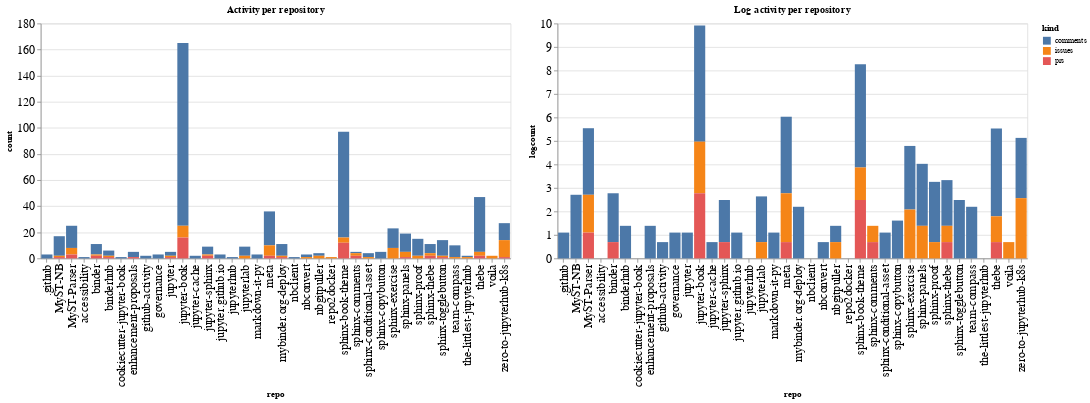

The notebook cell saved with this chart:
### Code cell
ch1 = alt.Chart(repo_summaries, width=600, title="Activity per repository").mark_bar().encode(
    x='repo',
    y='count',
    color='kind',
    tooltip="kind"
)

ch2 = alt.Chart(repo_summaries, width=600, title="Log activity per repository").mark_bar().encode(
    x='repo',
    y='logcount',
    color='kind',
    tooltip="kind"
)

ch1 | ch2

### Figure 1 — Vega-Lite specification as saved in the notebook (floating-point values rounded to 4 significant figures)
{"config": {"axisLeft": {"labelFontSize": 15}, "axisBottom": {"labelFontSize": 15}}, "hconcat": [{"mark": "bar", "encoding": {"color": {"type": "nominal", "field": "kind"}, "tooltip": {"type": "nominal", "field": "kind"}, "x": {"type": "nominal", "field": "repo"}, "y": {"type": "quantitative", "field": "count"}}, "title": "Activity per repository", "width": 600}, {"mark": "bar", "encoding": {"color": {"type": "nominal", "field": "kind"}, "tooltip": {"type": "nominal", "field": "kind"}, "x": {"type": "nominal", "field": "repo"}, "y": {"type": "quantitative", "field": "logcount"}}, "title": "Log activity per repository", "width": 600}], "data": {"name": "data-4e7b418f88d78a2ad21470764be19796"}, "$schema": "https://vega.github.io/schema/vega-lite/v4.8.1.json", "datasets": {"data-4e7b418f88d78a2ad21470764be19796": [{"repo": ".github", "kind": "comments", "count": 3, "logcount": 1.099}, {"repo": "MyST-NB", "kind": "comments", "count": 15, "logcount": 2.708}, {"repo": "MyST-NB", "kind": "issues", "count": 1, "logcount": 0.0}, {"repo": "MyST-NB", "kind": "prs", "count": 1, "logcount": 0.0}, {"repo": "MyST-Parser", "kind": "comments", "count": 17, "logcount": 2.833}, {"repo": "MyST-Parser", "kind": "issues", "count": 5, "logcount": 1.609}, {"repo": "MyST-Parser", "kind": "prs", "count": 3, "logcount": 1.099}, {"repo": "accessibility", "kind": "comments", "count": 1, "logcount": 0.0}, {"repo": "binder", "kind": "comments", "count": 8, "logcount": 2.079}, {"repo": "binder", "kind": "issues", "count": 1, "logcount": 0.0}, {"repo": "binder", "kind": "prs", "count": 2, "logcount": 0.6931}, {"repo": "binderhub", "kind": "comments", "count": 4, "logcount": 1.386}, {"repo": "binderhub", "kind": "issues", "count": 1, "logcount": 0.0}, {"repo": "binderhub", "kind": "prs", "count": 1, "logcount": 0.0}, {"repo": "cookiecutter-jupyter-book", "kind": "comments", "count": 1, "logcount": 0.0}, {"repo": "enhancement-proposals", "kind": "comments", "count": 4, "logcount": 1.386}, {"repo": "enhancement-proposals", "kind": "prs", "count": 1, "logcount": 0.0}, {"repo": "github-activity", "kind": "comments", "count": 2, "logcount": 0.6931}, {"repo": "governance", "kind": "comments", "count": 3, "logcount": 1.099}, {"repo": "jupyter", "kind": "comments", "count": 3, "logcount": 1.099}, {"repo": "jupyter", "kind": "issues", "count": 1, "logcount": 0.0}, {"repo": "jupyter", "kind": "prs", "count": 1, "logcount": 0.0}, {"repo": "jupyter-book", "kind": "comments", "count": 140, "logcount": 4.942}, {"repo": "jupyter-book", "kind": "issues", "count": 9, "logcount": 2.197}, {"repo": "jupyter-book", "kind": "prs", "count": 16, "logcount": 2.773}, {"repo": "jupyter-cache", "kind": "comments", "count": 2, "logcount": 0.6931}, {"repo": "jupyter-sphinx", "kind": "comments", "count": 6, "logcount": 1.792}, {"repo": "jupyter-sphinx", "kind": "issues", "count": 1, "logcount": 0.0}, {"repo": "jupyter-sphinx", "kind": "prs", "count": 2, "logcount": 0.6931}, {"repo": "jupyter.github.io", "kind": "comments", "count": 3, "logcount": 1.099}, {"repo": "jupyterhub", "kind": "comments", "count": 1, "logcount": 0.0}, {"repo": "jupyterlab", "kind": "comments", "count": 7, "logcount": 1.946}, {"repo": "jupyterlab", "kind": "issues", "count": 2, "logcount": 0.6931}, {"repo": "markdown-it-py", "kind": "comments", "count": 3, "logcount": 1.099}, {"repo": "meta", "kind": "comments", "count": 26, "logcount": 3.258}, {"repo": "meta", "kind": "issues", "count": 8, "logcount": 2.079}, {"repo": "meta", "kind": "prs", "count": 2, "logcount": 0.6931}, {"repo": "mybinder.org-deploy", "kind": "comments", "count": 9, "logcount": 2.197}, {"repo": "mybinder.org-deploy", "kind": "issues", "count": 1, "logcount": 0.0}, {"repo": "mybinder.org-deploy", "kind": "prs", "count": 1, "logcount": 0.0}, {"repo": "nbclient", "kind": "comments", "count": 1, "logcount": 0.0}, {"repo": "nbconvert", "kind": "comments", "count": 2, "logcount": 0.6931}, {"repo": "nbconvert", "kind": "issues", "count": 1, "logcount": 0.0}, {"repo": "nbgitpuller", "kind": "comments", "count": 2, "logcount": 0.6931}, {"repo": "nbgitpuller", "kind": "issues", "count": 2, "logcount": 0.6931}, {"repo": "repo2docker", "kind": "issues", "count": 1, "logcount": 0.0}, {"repo": "sphinx-book-theme", "kind": "comments", "count": 81, "logcount": 4.394}, {"repo": "sphinx-book-theme", "kind": "issues", "count": 4, "logcount": 1.386}, {"repo": "sphinx-book-theme", "kind": "prs", "count": 12, "logcount": 2.485}, {"repo": "sphinx-comments", "kind": "comments", "count": 1, "logcount": 0.0}, {"repo": "sphinx-comments", "kind": "issues", "count": 2, "logcount": 0.6931}, {"repo": "sphinx-comments", "kind": "prs", "count": 2, "logcount": 0.6931}, {"repo": "sphinx-conditional-asset", "kind": "comments", "count": 3, "logcount": 1.099}, {"repo": "sphinx-conditional-asset", "kind": "issues", "count": 1, "logcount": 0.0}, {"repo": "sphinx-copybutton", "kind": "comments", "count": 5, "logcount": 1.609}, {"repo": "sphinx-exercise", "kind": "comments", "count": 15, "logcount": 2.708}, {"repo": "sphinx-exercise", "kind": "issues", "count": 8, "logcount": 2.079}, {"repo": "sphinx-panels", "kind": "comments", "count": 14, "logcount": 2.639}, {"repo": "sphinx-panels", "kind": "issues", "count": 4, "logcount": 1.386}, {"repo": "sphinx-panels", "kind": "prs", "count": 1, "logcount": 0.0}, {"repo": "sphinx-proof", "kind": "comments", "count": 13, "logcount": 2.565}, {"repo": "sphinx-proof", "kind": "issues", "count": 2, "logcount": 0.6931}, {"repo": "sphinx-thebe", "kind": "comments", "count": 7, "logcount": 1.946}, {"repo": "sphinx-thebe", "kind": "issues", "count": 2, "logcount": 0.6931}, {"repo": "sphinx-thebe", "kind": "prs", "count": 2, "logcount": 0.6931}, {"repo": "sphinx-togglebutton", "kind": "comments", "count": 12, "logcount": 2.485}, {"repo": "sphinx-togglebutton", "kind": "issues", "count": 1, "logcount": 0.0}, {"repo": "sphinx-togglebutton", "kind": "prs", "count": 1, "logcount": 0.0}, {"repo": "team-compass", "kind": "comments", "count": 9, "logcount": 2.197}, {"repo": "team-compass", "kind": "issues", "count": 1, "logcount": 0.0}, {"repo": "the-littlest-jupyterhub", "kind": "comments", "count": 1, "logcount": 0.0}, {"repo": "the-littlest-jupyterhub", "kind": "issues", "count": 1, "logcount": 0.0}, {"repo": "thebe", "kind": "comments", "count": 42, "logcount": 3.738}, {"repo": "thebe", "kind": "issues", "count": 3, "logcount": 1.099}, {"repo": "thebe", "kind": "prs", "count": 2, "logcount": 0.6931}, {"repo": "voila", "kind": "issues", "count": 2, "logcount": 0.6931}, {"repo": "zero-to-jupyterhub-k8s", "kind": "comments", "count": 13, "logcount": 2.565}, {"repo": "zero-to-jupyterhub-k8s", "kind": "issues", "count": 13, "logcount": 2.565}, {"repo": "zero-to-jupyterhub-k8s", "kind": "prs", "count": 1, "logcount": 0.0}]}}
